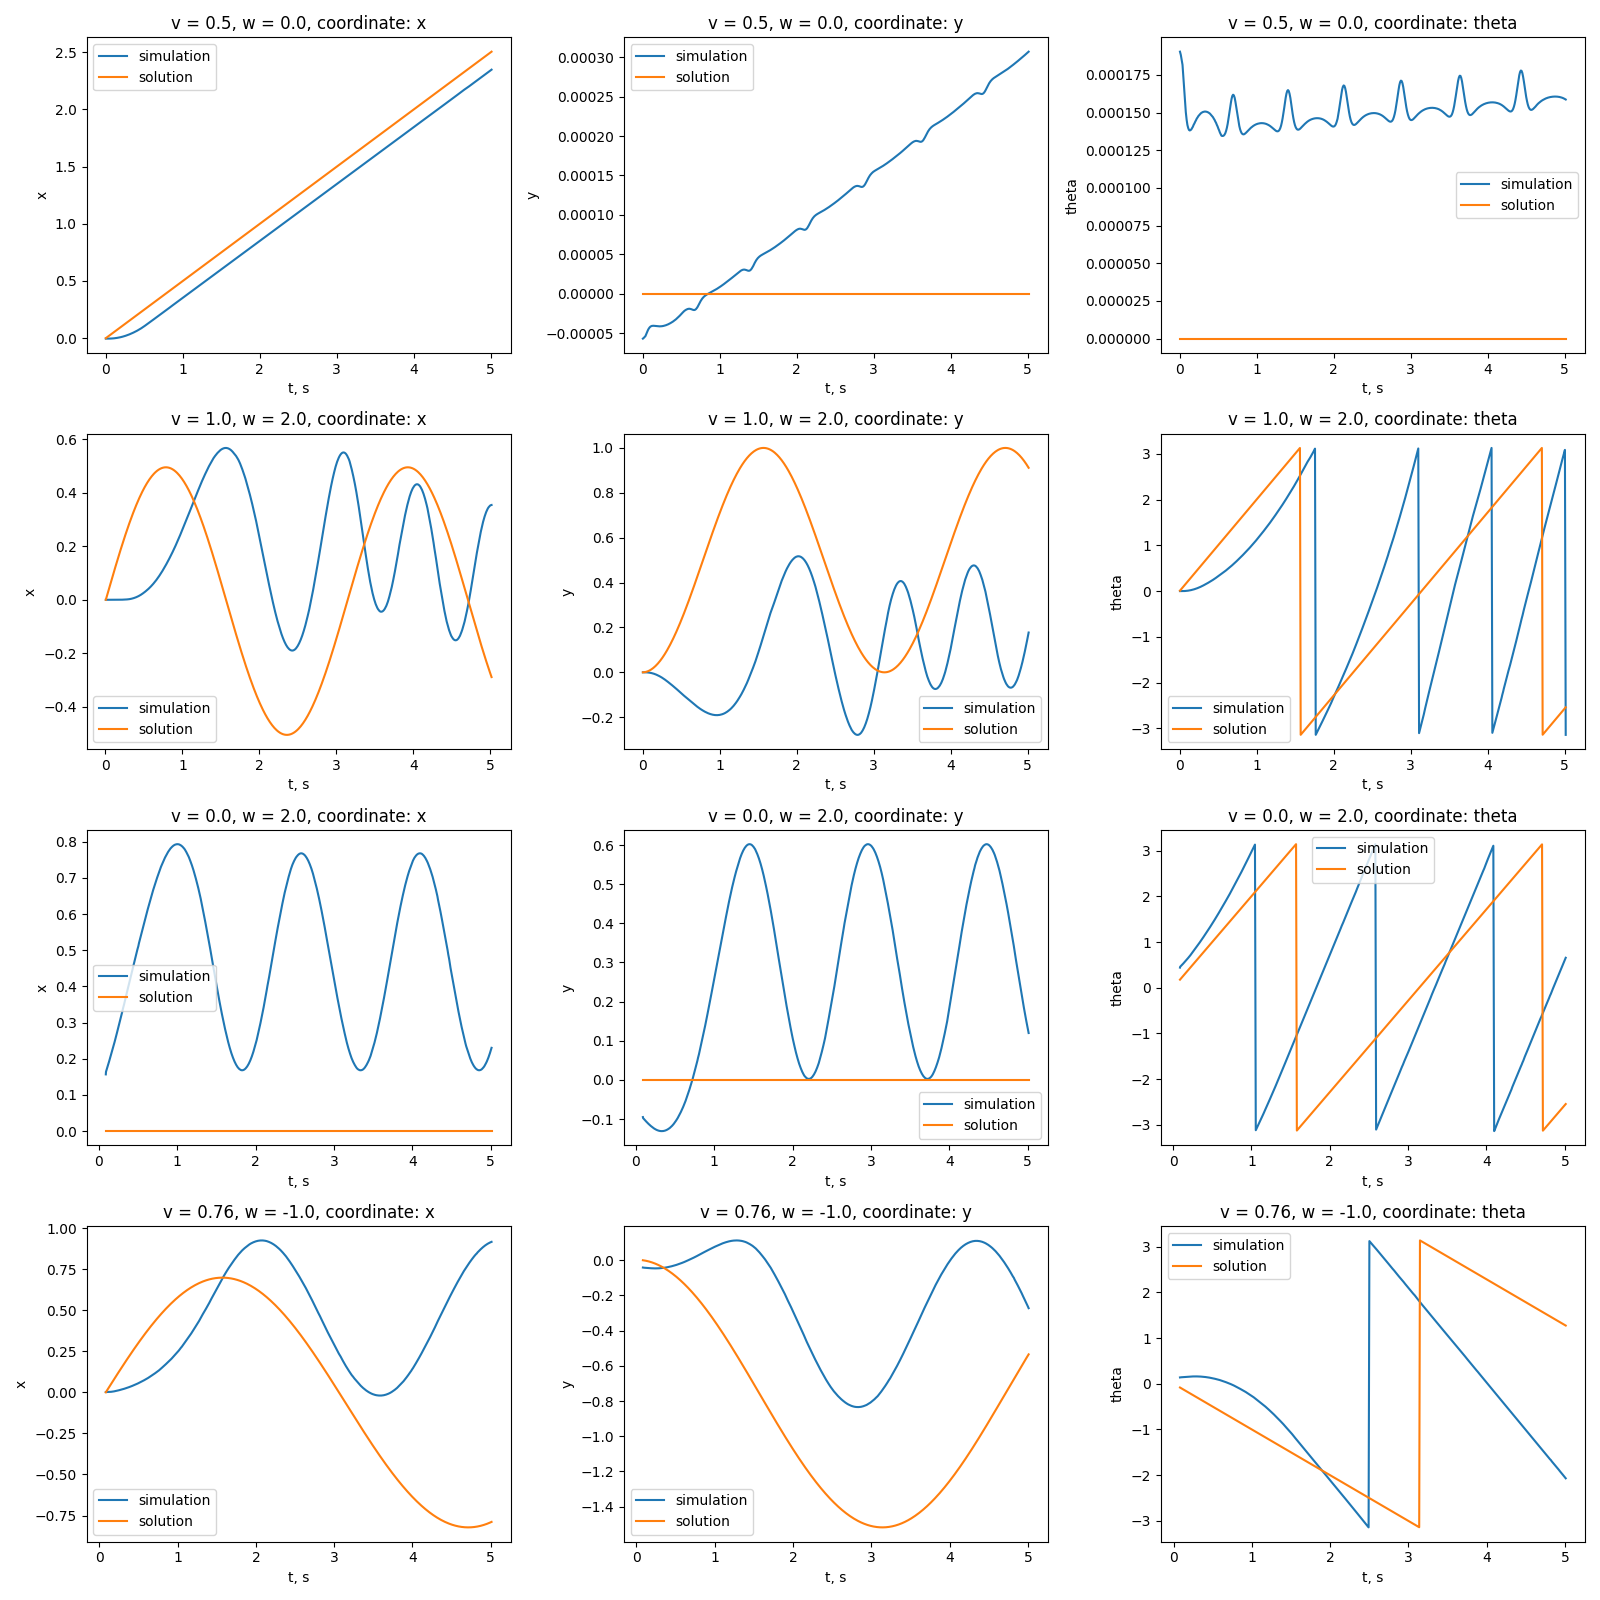

The Python source for this figure:
import rclpy
from rclpy.node import Node
import numpy as np
from geometry_msgs.msg import Twist
from nav_msgs.msg import Odometry
from matplotlib import pyplot as plt
import os 
import sympy as sp

from time import clock_gettime_ns, CLOCK_MONOTONIC, sleep

from std_msgs.msg import String


class DiffDriveControl(Node):

    def __init__(self, v = 0.0, w = 0.0, w_l = 0.0, w_r = 0.0):
        super().__init__('diff_drive_control')
        
        # Constants
        self.T_sample = 0.033
        self.r = 0.04
        self.L = 0.08
        self.t_end = 5 * 1e9

        self.publisher = self.create_publisher(Twist, '/hagen/cmd_vel', 30)
        self.odometry = self.create_subscription(Odometry, "/hagen/odom", self.set_pose, 20) 
        # self.subscription = self.create_subscription(Twist, '/hagen/cmd_vel', self.listener_callback, 10)
        
        self.timer = self.create_timer(self.T_sample, self.timer_callback)

        if w_l != 0 or w_r != 0:            
            self.v = (w_r * self.r + w_l * self.r) / 2
            self.w = (w_r * self.r - w_l * self.r) / self.L
        else:
            self.v = v
            self.w = w

        self.q = np.zeros(3)

        self.q_history = []
        self.t_history = []

        self.t_init = clock_gettime_ns(CLOCK_MONOTONIC)

        self.is_working = True
        
    

    def euler_from_quaternion(self, quaternion):
        """
        Converts quaternion (w in last place) to euler roll, pitch, yaw
        quaternion = [x, y, z, w]
        Bellow should be replaced when porting for ROS 2 Python tf_conversions is done.
        """
        x = quaternion.x
        y = quaternion.y
        z = quaternion.z
        w = quaternion.w

        sinr_cosp = 2 * (w * x + y * z)
        cosr_cosp = 1 - 2 * (x * x + y * y)
        roll = np.arctan2(sinr_cosp, cosr_cosp)

        sinp = 2 * (w * y - z * x)
        pitch = np.arcsin(sinp)

        siny_cosp = 2 * (w * z + x * y)
        cosy_cosp = 1 - 2 * (y * y + z * z)
        yaw = np.arctan2(siny_cosp, cosy_cosp)

        return roll, pitch, yaw


    def set_pose(self, msg):
        _, _, yaw = self.euler_from_quaternion(msg.pose.pose.orientation)
        self.q = np.array([msg.pose.pose.position.x, msg.pose.pose.position.y, yaw]) 
        
        self.q_history.append(self.q)
        self.t_history.append(clock_gettime_ns(CLOCK_MONOTONIC) - self.t_init)


    def timer_callback(self):
        msg = Twist()
        
        if self.t_end < clock_gettime_ns(CLOCK_MONOTONIC) - self.t_init:
            self.is_working = False
            self.v = 0.0
            self.w = 0.0
            self.timer.cancel()

        msg.linear.x = self.v
        msg.angular.z = self.w

        self.publisher.publish(msg)


def wrap_to_pi(x):
    x = np.array([x])
    xwrap = np.remainder(x, 2*np.pi)
    mask = np.abs(xwrap)>np.pi
    xwrap[mask] -= 2*np.pi * np.sign(xwrap[mask])
    return xwrap[0]


def kinematics_solution(v = 0.0, w = 0.0, w_l = 0.0, w_r = 0.0, t_span = None):
    r = 0.04
    L = 0.08
    
    if w_l != 0 or w_r != 0:            
        v = np.round((w_r * r + w_l * r) / 2, 3)
        w = np.round((w_r * r - w_l * r) / L, 3)

    t = sp.symbols("t")
    v_vec = sp.Matrix([v*sp.cos(w*t), v*sp.sin(w*t), 0])
    
    x = sp.integrate(v_vec[0], t)
    y = sp.integrate(v_vec[1], t)

    theta = w*t
    
    x_range = sp.lambdify(t, x, "numpy")(t_span) if x != 0 else np.zeros(t_span.shape)
    x_range -= x_range[0]
    
    y_range = sp.lambdify(t, y, "numpy")(t_span) if y != 0 else np.zeros(t_span.shape)
    y_range -= y_range[0]
    
    theta_range = wrap_to_pi( 
        sp.lambdify(t, theta, "numpy")(t_span) if theta != 0 else np.zeros(t_span.shape)
    )

    
    return np.array([x_range, y_range, theta_range])


def main(args=None):
    r = 0.04
    L = 0.08
    
    sim_parameters = (
        (0.5, 0.0, 0.0, 0.0),
        (1.0, 2.0, 0.0, 0.0),
        (0.0, 2.0, 0.0, 0.0),
        (0.0, 0.0, 20.0, 18.0)
    )          

    fig, axs = plt.subplots(4, 3, figsize=(16, 16))

    coords_names = ("x", "y", "theta")
    
    rclpy.init(args=args)

    for i in range(4):
        minimal_publisher = DiffDriveControl(*(sim_parameters[i]))

        while minimal_publisher.is_working:
            rclpy.spin_once(minimal_publisher)
        
        minimal_publisher.destroy_node()
        os.system("ros2 service call /reset_simulation std_srvs/srv/Empty")
        sleep(0.1)

        t_span = np.array(minimal_publisher.t_history) / 1e9
        
        q_sol = kinematics_solution(*(sim_parameters[i]), t_span)
        q_sim = np.array(minimal_publisher.q_history)
        
        for k in range(3):    
            axs[i][k].plot(t_span, q_sim[:, k])
            axs[i][k].plot(t_span, q_sol[k, :])
            axs[i][k].set_xlabel("t, s")
            axs[i][k].set_ylabel(coords_names[k])
            axs[i][k].legend(["simulation", "solution"])
            if sim_parameters[i][2] * sim_parameters[i][3] != 0:    
                w_l, w_r = sim_parameters[i][2:4]
                v = np.round((w_r * r + w_l * r) / 2, 3)
                w = np.round((w_r * r - w_l * r) / L, 3)
                axs[i][k].set_title(f"v = {v}, w = {w}, coordinate: {coords_names[k]}")
            else:
                axs[i][k].set_title(f"v = {sim_parameters[i][0]}, w = {sim_parameters[i][1]}, coordinate: {coords_names[k]}")
        
    plt.tight_layout()
    plt.savefig("hw1_arm.png")
    rclpy.shutdown()


if __name__ == '__main__':
    main()